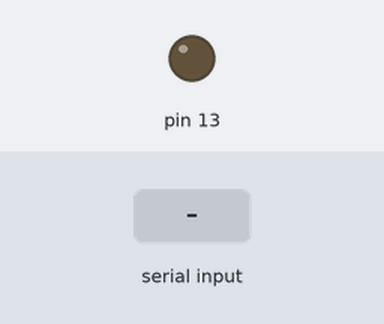
A sketch run on a simulated Arduino Mega 2560, built with avr-gcc and run on an emulated ATmega2560. On the bench: output pins drawn as LEDs (lit = HIGH). The test bench sets the inputs (shaded band). What the sketch prints to the serial monitor is not drawn.

Above: at 1.2 s.
1.3 s: "1" received over Serial
At 2.0 s:
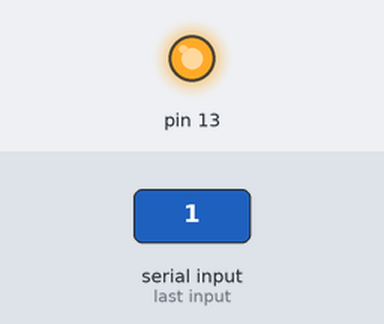
2.8 s: "0" received over Serial
At 3.2 s:
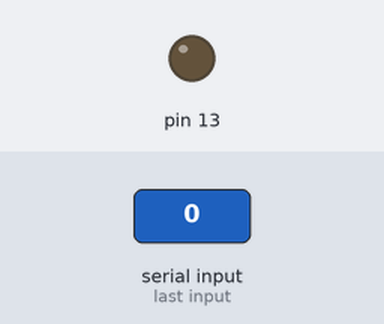
4.3 s: "1" received over the second serial link
At 5.5 s:
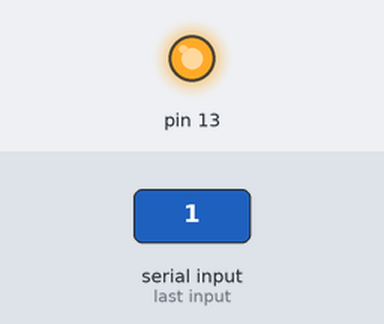
Timing chart, 0 to 7.3 s (numbered marks = the images above; inputs shaded):
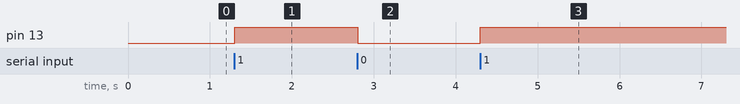

Measured:
- after the input at 1.3 s, pin 13: LOW → HIGH at once
- after the input at 2.8 s, pin 13: HIGH → LOW at once
- after the input at 4.3 s, pin 13: LOW → HIGH at once

The sketch:

Mega-Sketch-Bluetooth-Master-AI.ino
```cpp
void setup() {
  Serial.begin(9600);
  Serial2.begin(9600);
  pinMode(13, OUTPUT);
  digitalWrite(13, LOW); // Ensure the LED starts OFF
  Serial.println("Setup Complete");
}

void loop() {
   String Q = "";
   String readString = "";
   String readString2 = "";

  //------------------------------Check Serial Port--------------------------------------
  while (Serial.available()) {
    delay(1);  //delay to allow buffer to fill
    if (Serial.available() > 0) {
      char c = Serial.read();  //gets one byte from serial buffer
      if (isControl(c)) {
        //'Serial.println("it's a control character");
        break;
      }
      readString += c; //makes the string readString
    }
    Q = readString;
  }


 // Serial.println(Q);

   String Q1 = "";
  //------------------------------Check Serial Port--------------------------------------
  while (Serial2.available()) {
    delay(1);  //delay to allow buffer to fill
    if (Serial2.available() > 0) {
      char c = Serial2.read();  //gets one byte from serial buffer
      if (isControl(c)) {
        //'Serial.println("it's a control character");
        break;
      }
      readString2 += c; //makes the string readString
    }
    //Serial.println(readString2);
  }

  Q1 = readString2;
 // Serial.println(Q1);

   if (Q == "1") {
    Serial2.println(1);
     digitalWrite(13, HIGH);
  }
     if (Q == "0") {
    Serial2.println(0);
    digitalWrite(13, LOW);
  }

     if (Q1 == "1") {
    //Serial2.println(1);
    digitalWrite(13, HIGH);
  }
     if (Q1 == "0") {
   // Serial2.println(0);
    digitalWrite(13, LOW);
  }
}
```
